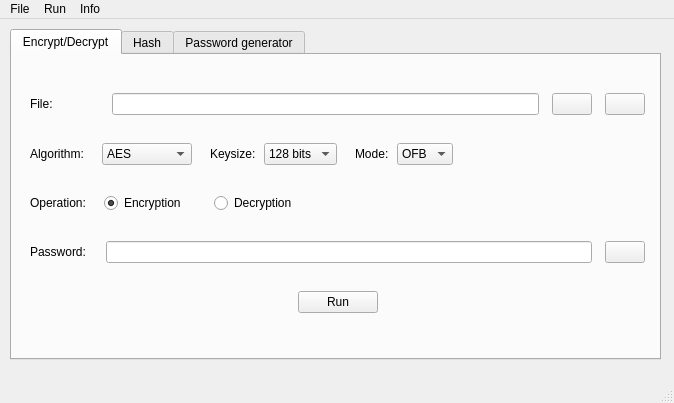
<?xml version="1.0" encoding="UTF-8"?>
<ui version="4.0">
 <class>MainWindow</class>
 <widget class="QMainWindow" name="MainWindow">
  <property name="geometry">
   <rect>
    <x>0</x>
    <y>0</y>
    <width>674</width>
    <height>403</height>
   </rect>
  </property>
  <property name="minimumSize">
   <size>
    <width>572</width>
    <height>310</height>
   </size>
  </property>
  <property name="windowTitle">
   <string>MainWindow</string>
  </property>
  <widget class="QWidget" name="centralwidget">
   <widget class="QTabWidget" name="tabWidget">
    <property name="geometry">
     <rect>
      <x>10</x>
      <y>10</y>
      <width>651</width>
      <height>331</height>
     </rect>
    </property>
    <property name="currentIndex">
     <number>0</number>
    </property>
    <widget class="QWidget" name="tab">
     <attribute name="title">
      <string>Encrypt/Decrypt</string>
     </attribute>
     <widget class="QWidget" name="layoutWidget">
      <property name="geometry">
       <rect>
        <x>10</x>
        <y>10</y>
        <width>631</width>
        <height>281</height>
       </rect>
      </property>
      <layout class="QVBoxLayout" name="verticalLayout">
       <property name="spacing">
        <number>8</number>
       </property>
       <property name="leftMargin">
        <number>8</number>
       </property>
       <property name="topMargin">
        <number>8</number>
       </property>
       <property name="rightMargin">
        <number>8</number>
       </property>
       <property name="bottomMargin">
        <number>8</number>
       </property>
       <item>
        <layout class="QHBoxLayout" name="horizontalLayout">
         <property name="leftMargin">
          <number>0</number>
         </property>
         <item>
          <widget class="QLabel" name="label">
           <property name="text">
            <string>File:</string>
           </property>
          </widget>
         </item>
         <item>
          <spacer name="horizontalSpacer_6">
           <property name="orientation">
            <enum>Qt::Horizontal</enum>
           </property>
           <property name="sizeType">
            <enum>QSizePolicy::Fixed</enum>
           </property>
           <property name="sizeHint" stdset="0">
            <size>
             <width>51</width>
             <height>20</height>
            </size>
           </property>
          </spacer>
         </item>
         <item>
          <widget class="QLineEdit" name="filenameField">
           <property name="toolTip">
            <string>File to be encrypted/decrypted</string>
           </property>
           <property name="readOnly">
            <bool>true</bool>
           </property>
          </widget>
         </item>
         <item>
          <spacer name="horizontalSpacer_7">
           <property name="orientation">
            <enum>Qt::Horizontal</enum>
           </property>
           <property name="sizeType">
            <enum>QSizePolicy::Fixed</enum>
           </property>
           <property name="sizeHint" stdset="0">
            <size>
             <width>5</width>
             <height>20</height>
            </size>
           </property>
          </spacer>
         </item>
         <item>
          <widget class="QPushButton" name="btnClearFile">
           <property name="toolTip">
            <string>Clear the filename</string>
           </property>
           <property name="text">
            <string/>
           </property>
           <property name="icon">
            <iconset>
             <normaloff>assets/icons/edit-clear.png</normaloff>assets/icons/edit-clear.png</iconset>
           </property>
          </widget>
         </item>
         <item>
          <spacer name="horizontalSpacer_9">
           <property name="orientation">
            <enum>Qt::Horizontal</enum>
           </property>
           <property name="sizeType">
            <enum>QSizePolicy::Fixed</enum>
           </property>
           <property name="sizeHint" stdset="0">
            <size>
             <width>5</width>
             <height>20</height>
            </size>
           </property>
          </spacer>
         </item>
         <item>
          <widget class="QPushButton" name="btnChooseFile">
           <property name="toolTip">
            <string>Choose the file to encrypt/decrypt</string>
           </property>
           <property name="text">
            <string/>
           </property>
           <property name="icon">
            <iconset>
             <normaloff>assets/icons/folder-open.png</normaloff>assets/icons/folder-open.png</iconset>
           </property>
          </widget>
         </item>
        </layout>
       </item>
       <item>
        <layout class="QHBoxLayout" name="horizontalLayout_2">
         <item>
          <widget class="QLabel" name="label_3">
           <property name="text">
            <string>Algorithm:</string>
           </property>
          </widget>
         </item>
         <item>
          <spacer name="horizontalSpacer_4">
           <property name="orientation">
            <enum>Qt::Horizontal</enum>
           </property>
           <property name="sizeType">
            <enum>QSizePolicy::Fixed</enum>
           </property>
           <property name="sizeHint" stdset="0">
            <size>
             <width>10</width>
             <height>20</height>
            </size>
           </property>
          </spacer>
         </item>
         <item>
          <widget class="QComboBox" name="cmbAlgorithm">
           <property name="sizePolicy">
            <sizepolicy hsizetype="Minimum" vsizetype="Fixed">
             <horstretch>0</horstretch>
             <verstretch>0</verstretch>
            </sizepolicy>
           </property>
           <property name="toolTip">
            <string>Select an algorithm</string>
           </property>
           <item>
            <property name="text">
             <string>AES</string>
            </property>
           </item>
           <item>
            <property name="text">
             <string>CAST5</string>
            </property>
           </item>
           <item>
            <property name="text">
             <string>Camellia</string>
            </property>
           </item>
           <item>
            <property name="text">
             <string>ChaCha20</string>
            </property>
           </item>
           <item>
            <property name="text">
             <string>Speck</string>
            </property>
           </item>
          </widget>
         </item>
         <item>
          <spacer name="horizontalSpacer_16">
           <property name="orientation">
            <enum>Qt::Horizontal</enum>
           </property>
           <property name="sizeType">
            <enum>QSizePolicy::Fixed</enum>
           </property>
           <property name="sizeHint" stdset="0">
            <size>
             <width>10</width>
             <height>20</height>
            </size>
           </property>
          </spacer>
         </item>
         <item>
          <widget class="QLabel" name="label_4">
           <property name="text">
            <string>Keysize:</string>
           </property>
          </widget>
         </item>
         <item>
          <widget class="QComboBox" name="cmbKeysize">
           <property name="sizePolicy">
            <sizepolicy hsizetype="Minimum" vsizetype="Fixed">
             <horstretch>0</horstretch>
             <verstretch>0</verstretch>
            </sizepolicy>
           </property>
           <property name="toolTip">
            <string>Select keysize</string>
           </property>
           <item>
            <property name="text">
             <string>128 bits</string>
            </property>
           </item>
           <item>
            <property name="text">
             <string>192 bits</string>
            </property>
           </item>
           <item>
            <property name="text">
             <string>256 bits</string>
            </property>
           </item>
          </widget>
         </item>
         <item>
          <spacer name="horizontalSpacer_19">
           <property name="orientation">
            <enum>Qt::Horizontal</enum>
           </property>
           <property name="sizeType">
            <enum>QSizePolicy::Fixed</enum>
           </property>
           <property name="sizeHint" stdset="0">
            <size>
             <width>10</width>
             <height>20</height>
            </size>
           </property>
          </spacer>
         </item>
         <item>
          <widget class="QLabel" name="label_6">
           <property name="text">
            <string>Mode:</string>
           </property>
          </widget>
         </item>
         <item>
          <widget class="QComboBox" name="cmbMode">
           <property name="sizePolicy">
            <sizepolicy hsizetype="Minimum" vsizetype="Fixed">
             <horstretch>0</horstretch>
             <verstretch>0</verstretch>
            </sizepolicy>
           </property>
           <property name="toolTip">
            <string>Select mode of operation</string>
           </property>
           <item>
            <property name="text">
             <string>OFB</string>
            </property>
           </item>
           <item>
            <property name="text">
             <string>CBC</string>
            </property>
           </item>
          </widget>
         </item>
         <item>
          <spacer name="horizontalSpacer_15">
           <property name="orientation">
            <enum>Qt::Horizontal</enum>
           </property>
           <property name="sizeType">
            <enum>QSizePolicy::Expanding</enum>
           </property>
           <property name="sizeHint" stdset="0">
            <size>
             <width>20</width>
             <height>20</height>
            </size>
           </property>
          </spacer>
         </item>
        </layout>
       </item>
       <item>
        <layout class="QHBoxLayout" name="horizontalLayout_11">
         <item>
          <widget class="QLabel" name="label_7">
           <property name="text">
            <string>Operation:</string>
           </property>
          </widget>
         </item>
         <item>
          <spacer name="horizontalSpacer_22">
           <property name="orientation">
            <enum>Qt::Horizontal</enum>
           </property>
           <property name="sizeType">
            <enum>QSizePolicy::Fixed</enum>
           </property>
           <property name="sizeHint" stdset="0">
            <size>
             <width>10</width>
             <height>20</height>
            </size>
           </property>
          </spacer>
         </item>
         <item>
          <widget class="QRadioButton" name="rdbEncrypt">
           <property name="text">
            <string>Encryption</string>
           </property>
           <property name="checked">
            <bool>true</bool>
           </property>
          </widget>
         </item>
         <item>
          <spacer name="horizontalSpacer_10">
           <property name="orientation">
            <enum>Qt::Horizontal</enum>
           </property>
           <property name="sizeType">
            <enum>QSizePolicy::Fixed</enum>
           </property>
           <property name="sizeHint" stdset="0">
            <size>
             <width>20</width>
             <height>20</height>
            </size>
           </property>
          </spacer>
         </item>
         <item>
          <widget class="QRadioButton" name="rdbDecrypt">
           <property name="text">
            <string>Decryption</string>
           </property>
          </widget>
         </item>
         <item>
          <spacer name="horizontalSpacer">
           <property name="orientation">
            <enum>Qt::Horizontal</enum>
           </property>
           <property name="sizeHint" stdset="0">
            <size>
             <width>40</width>
             <height>20</height>
            </size>
           </property>
          </spacer>
         </item>
        </layout>
       </item>
       <item>
        <layout class="QHBoxLayout" name="horizontalLayout_5">
         <item>
          <widget class="QLabel" name="label_2">
           <property name="text">
            <string>Password:</string>
           </property>
          </widget>
         </item>
         <item>
          <spacer name="horizontalSpacer_5">
           <property name="orientation">
            <enum>Qt::Horizontal</enum>
           </property>
           <property name="sizeType">
            <enum>QSizePolicy::Fixed</enum>
           </property>
           <property name="sizeHint" stdset="0">
            <size>
             <width>12</width>
             <height>20</height>
            </size>
           </property>
          </spacer>
         </item>
         <item>
          <widget class="QLineEdit" name="passwordField">
           <property name="toolTip">
            <string>Enter a password</string>
           </property>
           <property name="statusTip">
            <string>AES cipher with 128/256 (16/32 chars) password</string>
           </property>
           <property name="echoMode">
            <enum>QLineEdit::PasswordEchoOnEdit</enum>
           </property>
          </widget>
         </item>
         <item>
          <spacer name="horizontalSpacer_8">
           <property name="orientation">
            <enum>Qt::Horizontal</enum>
           </property>
           <property name="sizeType">
            <enum>QSizePolicy::Fixed</enum>
           </property>
           <property name="sizeHint" stdset="0">
            <size>
             <width>5</width>
             <height>20</height>
            </size>
           </property>
          </spacer>
         </item>
         <item>
          <widget class="QPushButton" name="btnClearPassword">
           <property name="toolTip">
            <string>Clear the password field</string>
           </property>
           <property name="text">
            <string/>
           </property>
           <property name="icon">
            <iconset>
             <normaloff>assets/icons/edit-clear.png</normaloff>assets/icons/edit-clear.png</iconset>
           </property>
          </widget>
         </item>
        </layout>
       </item>
       <item>
        <layout class="QHBoxLayout" name="horizontalLayout_3">
         <item>
          <spacer name="horizontalSpacer_2">
           <property name="orientation">
            <enum>Qt::Horizontal</enum>
           </property>
           <property name="sizeHint" stdset="0">
            <size>
             <width>40</width>
             <height>20</height>
            </size>
           </property>
          </spacer>
         </item>
         <item>
          <widget class="QPushButton" name="btnRun">
           <property name="text">
            <string>Run</string>
           </property>
          </widget>
         </item>
         <item>
          <spacer name="horizontalSpacer_3">
           <property name="orientation">
            <enum>Qt::Horizontal</enum>
           </property>
           <property name="sizeHint" stdset="0">
            <size>
             <width>40</width>
             <height>20</height>
            </size>
           </property>
          </spacer>
         </item>
        </layout>
       </item>
      </layout>
     </widget>
    </widget>
    <widget class="QWidget" name="tab_2">
     <attribute name="title">
      <string>Hash</string>
     </attribute>
     <widget class="QWidget" name="layoutWidget_2">
      <property name="geometry">
       <rect>
        <x>10</x>
        <y>10</y>
        <width>631</width>
        <height>281</height>
       </rect>
      </property>
      <layout class="QVBoxLayout" name="verticalLayout_2">
       <property name="spacing">
        <number>8</number>
       </property>
       <property name="leftMargin">
        <number>8</number>
       </property>
       <property name="topMargin">
        <number>8</number>
       </property>
       <property name="rightMargin">
        <number>8</number>
       </property>
       <property name="bottomMargin">
        <number>8</number>
       </property>
       <item>
        <layout class="QHBoxLayout" name="horizontalLayout_6">
         <item>
          <widget class="QLabel" name="label_5">
           <property name="text">
            <string>Algorithm:</string>
           </property>
          </widget>
         </item>
         <item>
          <spacer name="horizontalSpacer_13">
           <property name="orientation">
            <enum>Qt::Horizontal</enum>
           </property>
           <property name="sizeType">
            <enum>QSizePolicy::Fixed</enum>
           </property>
           <property name="sizeHint" stdset="0">
            <size>
             <width>6</width>
             <height>20</height>
            </size>
           </property>
          </spacer>
         </item>
         <item>
          <widget class="QComboBox" name="cmbHashAlgorithm">
           <property name="toolTip">
            <string>Choose an Hash algorithm</string>
           </property>
           <item>
            <property name="text">
             <string>BLAKE2</string>
            </property>
           </item>
           <item>
            <property name="text">
             <string>MD5</string>
            </property>
           </item>
           <item>
            <property name="text">
             <string>SHA256</string>
            </property>
           </item>
           <item>
            <property name="text">
             <string>SHA384</string>
            </property>
           </item>
           <item>
            <property name="text">
             <string>SHA512</string>
            </property>
           </item>
          </widget>
         </item>
         <item>
          <spacer name="horizontalSpacer_14">
           <property name="orientation">
            <enum>Qt::Horizontal</enum>
           </property>
           <property name="sizeHint" stdset="0">
            <size>
             <width>40</width>
             <height>20</height>
            </size>
           </property>
          </spacer>
         </item>
        </layout>
       </item>
       <item>
        <layout class="QHBoxLayout" name="horizontalLayout_4">
         <property name="leftMargin">
          <number>0</number>
         </property>
         <property name="topMargin">
          <number>4</number>
         </property>
         <property name="bottomMargin">
          <number>4</number>
         </property>
         <item>
          <widget class="QRadioButton" name="rdbFileHash">
           <property name="toolTip">
            <string>Work with a file</string>
           </property>
           <property name="text">
            <string>File </string>
           </property>
           <property name="checked">
            <bool>true</bool>
           </property>
          </widget>
         </item>
         <item>
          <spacer name="horizontalSpacer_20">
           <property name="orientation">
            <enum>Qt::Horizontal</enum>
           </property>
           <property name="sizeType">
            <enum>QSizePolicy::Fixed</enum>
           </property>
           <property name="sizeHint" stdset="0">
            <size>
             <width>22</width>
             <height>20</height>
            </size>
           </property>
          </spacer>
         </item>
         <item>
          <widget class="QLineEdit" name="txtHashFile">
           <property name="toolTip">
            <string>File for which to calculate the hash</string>
           </property>
           <property name="readOnly">
            <bool>true</bool>
           </property>
          </widget>
         </item>
         <item>
          <spacer name="horizontalSpacer_11">
           <property name="orientation">
            <enum>Qt::Horizontal</enum>
           </property>
           <property name="sizeType">
            <enum>QSizePolicy::Fixed</enum>
           </property>
           <property name="sizeHint" stdset="0">
            <size>
             <width>5</width>
             <height>20</height>
            </size>
           </property>
          </spacer>
         </item>
         <item>
          <widget class="QPushButton" name="btnClearHashFile">
           <property name="toolTip">
            <string>Clear filename field</string>
           </property>
           <property name="text">
            <string/>
           </property>
           <property name="icon">
            <iconset>
             <normaloff>assets/icons/edit-clear.png</normaloff>assets/icons/edit-clear.png</iconset>
           </property>
          </widget>
         </item>
         <item>
          <spacer name="horizontalSpacer_12">
           <property name="orientation">
            <enum>Qt::Horizontal</enum>
           </property>
           <property name="sizeType">
            <enum>QSizePolicy::Fixed</enum>
           </property>
           <property name="sizeHint" stdset="0">
            <size>
             <width>5</width>
             <height>20</height>
            </size>
           </property>
          </spacer>
         </item>
         <item>
          <widget class="QPushButton" name="btnChooseHash">
           <property name="toolTip">
            <string>Choose file</string>
           </property>
           <property name="text">
            <string/>
           </property>
           <property name="icon">
            <iconset>
             <normaloff>assets/icons/folder-open.png</normaloff>assets/icons/folder-open.png</iconset>
           </property>
          </widget>
         </item>
        </layout>
       </item>
       <item>
        <layout class="QHBoxLayout" name="horizontalLayout_9">
         <property name="leftMargin">
          <number>0</number>
         </property>
         <item>
          <widget class="QRadioButton" name="rdbText">
           <property name="toolTip">
            <string>Manually insert a text</string>
           </property>
           <property name="text">
            <string>Text</string>
           </property>
          </widget>
         </item>
         <item>
          <spacer name="horizontalSpacer_23">
           <property name="orientation">
            <enum>Qt::Horizontal</enum>
           </property>
           <property name="sizeType">
            <enum>QSizePolicy::Fixed</enum>
           </property>
           <property name="sizeHint" stdset="0">
            <size>
             <width>20</width>
             <height>20</height>
            </size>
           </property>
          </spacer>
         </item>
         <item>
          <widget class="QTextEdit" name="txtHashField">
           <property name="enabled">
            <bool>false</bool>
           </property>
           <property name="toolTip">
            <string>Insert a text for which to computer the has</string>
           </property>
          </widget>
         </item>
         <item>
          <spacer name="horizontalSpacer_21">
           <property name="orientation">
            <enum>Qt::Horizontal</enum>
           </property>
           <property name="sizeType">
            <enum>QSizePolicy::Fixed</enum>
           </property>
           <property name="sizeHint" stdset="0">
            <size>
             <width>5</width>
             <height>20</height>
            </size>
           </property>
          </spacer>
         </item>
         <item>
          <widget class="QPushButton" name="btnClearHashField">
           <property name="enabled">
            <bool>false</bool>
           </property>
           <property name="toolTip">
            <string>Clear the text field</string>
           </property>
           <property name="text">
            <string/>
           </property>
           <property name="icon">
            <iconset>
             <normaloff>assets/icons/edit-clear.png</normaloff>assets/icons/edit-clear.png</iconset>
           </property>
          </widget>
         </item>
        </layout>
       </item>
       <item>
        <layout class="QHBoxLayout" name="horizontalLayout_8">
         <item>
          <spacer name="horizontalSpacer_17">
           <property name="orientation">
            <enum>Qt::Horizontal</enum>
           </property>
           <property name="sizeHint" stdset="0">
            <size>
             <width>40</width>
             <height>20</height>
            </size>
           </property>
          </spacer>
         </item>
         <item>
          <widget class="QPushButton" name="btnHashRun">
           <property name="toolTip">
            <string>Compute the hash</string>
           </property>
           <property name="text">
            <string>Run</string>
           </property>
          </widget>
         </item>
         <item>
          <spacer name="horizontalSpacer_18">
           <property name="orientation">
            <enum>Qt::Horizontal</enum>
           </property>
           <property name="sizeHint" stdset="0">
            <size>
             <width>40</width>
             <height>20</height>
            </size>
           </property>
          </spacer>
         </item>
        </layout>
       </item>
       <item>
        <layout class="QHBoxLayout" name="horizontalLayout_10">
         <property name="leftMargin">
          <number>0</number>
         </property>
         <item>
          <widget class="QLabel" name="label_8">
           <property name="text">
            <string>Hash:</string>
           </property>
          </widget>
         </item>
         <item>
          <spacer name="horizontalSpacer_26">
           <property name="orientation">
            <enum>Qt::Horizontal</enum>
           </property>
           <property name="sizeType">
            <enum>QSizePolicy::Fixed</enum>
           </property>
           <property name="sizeHint" stdset="0">
            <size>
             <width>34</width>
             <height>20</height>
            </size>
           </property>
          </spacer>
         </item>
         <item>
          <widget class="QLineEdit" name="txtHash">
           <property name="toolTip">
            <string>Computed hash</string>
           </property>
           <property name="readOnly">
            <bool>true</bool>
           </property>
          </widget>
         </item>
         <item>
          <spacer name="horizontalSpacer_25">
           <property name="orientation">
            <enum>Qt::Horizontal</enum>
           </property>
           <property name="sizeType">
            <enum>QSizePolicy::Fixed</enum>
           </property>
           <property name="sizeHint" stdset="0">
            <size>
             <width>5</width>
             <height>20</height>
            </size>
           </property>
          </spacer>
         </item>
         <item>
          <widget class="QPushButton" name="btnCopyHash">
           <property name="toolTip">
            <string>Copy to clipboard</string>
           </property>
           <property name="text">
            <string/>
           </property>
           <property name="icon">
            <iconset>
             <normaloff>assets/icons/edit-copy.png</normaloff>assets/icons/edit-copy.png</iconset>
           </property>
          </widget>
         </item>
        </layout>
       </item>
      </layout>
     </widget>
    </widget>
    <widget class="QWidget" name="tab_3">
     <attribute name="title">
      <string>Password generator</string>
     </attribute>
     <widget class="QWidget" name="verticalLayoutWidget">
      <property name="geometry">
       <rect>
        <x>9</x>
        <y>9</y>
        <width>631</width>
        <height>281</height>
       </rect>
      </property>
      <layout class="QVBoxLayout" name="verticalLayout_3">
       <property name="leftMargin">
        <number>8</number>
       </property>
       <property name="topMargin">
        <number>8</number>
       </property>
       <property name="rightMargin">
        <number>8</number>
       </property>
       <property name="bottomMargin">
        <number>8</number>
       </property>
       <item>
        <layout class="QHBoxLayout" name="horizontalLayout_12">
         <property name="topMargin">
          <number>8</number>
         </property>
         <property name="bottomMargin">
          <number>8</number>
         </property>
         <item>
          <widget class="QLabel" name="lblPasswordSize">
           <property name="text">
            <string>Size: 16 chars (128 bits)</string>
           </property>
          </widget>
         </item>
         <item>
          <widget class="QSlider" name="sldPasswordSize">
           <property name="mouseTracking">
            <bool>false</bool>
           </property>
           <property name="tabletTracking">
            <bool>false</bool>
           </property>
           <property name="minimum">
            <number>8</number>
           </property>
           <property name="maximum">
            <number>32</number>
           </property>
           <property name="sliderPosition">
            <number>16</number>
           </property>
           <property name="orientation">
            <enum>Qt::Horizontal</enum>
           </property>
           <property name="tickPosition">
            <enum>QSlider::TicksBelow</enum>
           </property>
           <property name="tickInterval">
            <number>1</number>
           </property>
          </widget>
         </item>
        </layout>
       </item>
       <item>
        <layout class="QHBoxLayout" name="horizontalLayout_13">
         <property name="topMargin">
          <number>8</number>
         </property>
         <property name="bottomMargin">
          <number>8</number>
         </property>
         <item>
          <widget class="QCheckBox" name="ckbUppercase">
           <property name="text">
            <string>Uppercase chars</string>
           </property>
           <property name="checked">
            <bool>true</bool>
           </property>
          </widget>
         </item>
         <item>
          <widget class="QCheckBox" name="ckbLowercase">
           <property name="text">
            <string>Lowercase chars</string>
           </property>
           <property name="checked">
            <bool>true</bool>
           </property>
          </widget>
         </item>
         <item>
          <widget class="QCheckBox" name="ckbNumbers">
           <property name="text">
            <string>Numbers</string>
           </property>
          </widget>
         </item>
         <item>
          <widget class="QCheckBox" name="ckbMisc">
           <property name="text">
            <string>Misc. chars</string>
           </property>
          </widget>
         </item>
        </layout>
       </item>
       <item>
        <layout class="QHBoxLayout" name="horizontalLayout_14">
         <property name="topMargin">
          <number>8</number>
         </property>
         <property name="bottomMargin">
          <number>8</number>
         </property>
         <item>
          <spacer name="horizontalSpacer_24">
           <property name="orientation">
            <enum>Qt::Horizontal</enum>
           </property>
           <property name="sizeHint" stdset="0">
            <size>
             <width>40</width>
             <height>20</height>
            </size>
           </property>
          </spacer>
         </item>
         <item>
          <widget class="QPushButton" name="btnGeneratePassword">
           <property name="text">
            <string>Generate Password</string>
           </property>
          </widget>
         </item>
         <item>
          <spacer name="horizontalSpacer_27">
           <property name="orientation">
            <enum>Qt::Horizontal</enum>
           </property>
           <property name="sizeHint" stdset="0">
            <size>
             <width>40</width>
             <height>20</height>
            </size>
           </property>
          </spacer>
         </item>
        </layout>
       </item>
       <item>
        <layout class="QHBoxLayout" name="horizontalLayout_15">
         <property name="topMargin">
          <number>8</number>
         </property>
         <property name="bottomMargin">
          <number>8</number>
         </property>
         <item>
          <widget class="QLabel" name="lblGeneratedPassword">
           <property name="text">
            <string>Password:</string>
           </property>
          </widget>
         </item>
         <item>
          <widget class="QLineEdit" name="txtGeneratedPassword">
           <property name="readOnly">
            <bool>true</bool>
           </property>
          </widget>
         </item>
         <item>
          <spacer name="horizontalSpacer_30">
           <property name="orientation">
            <enum>Qt::Horizontal</enum>
           </property>
           <property name="sizeType">
            <enum>QSizePolicy::Fixed</enum>
           </property>
           <property name="sizeHint" stdset="0">
            <size>
             <width>5</width>
             <height>20</height>
            </size>
           </property>
          </spacer>
         </item>
         <item>
          <widget class="QPushButton" name="btnCopyPassword">
           <property name="toolTip">
            <string>Copy to clipboard</string>
           </property>
           <property name="text">
            <string/>
           </property>
           <property name="icon">
            <iconset>
             <normaloff>assets/icons/edit-copy.png</normaloff>assets/icons/edit-copy.png</iconset>
           </property>
          </widget>
         </item>
        </layout>
       </item>
       <item>
        <layout class="QHBoxLayout" name="horizontalLayout_16">
         <property name="topMargin">
          <number>8</number>
         </property>
         <property name="bottomMargin">
          <number>8</number>
         </property>
         <item>
          <spacer name="horizontalSpacer_28">
           <property name="orientation">
            <enum>Qt::Horizontal</enum>
           </property>
           <property name="sizeHint" stdset="0">
            <size>
             <width>40</width>
             <height>20</height>
            </size>
           </property>
          </spacer>
         </item>
         <item>
          <widget class="QLabel" name="lblSecurityLevel">
           <property name="text">
            <string>&lt;html&gt;&lt;head/&gt;&lt;body&gt;&lt;p&gt;&lt;span style=&quot; font-size:12pt; font-weight:700; color:#5b636b;&quot;&gt;Security: n.a.&lt;/span&gt;&lt;/p&gt;&lt;/body&gt;&lt;/html&gt;</string>
           </property>
          </widget>
         </item>
         <item>
          <spacer name="horizontalSpacer_29">
           <property name="orientation">
            <enum>Qt::Horizontal</enum>
           </property>
           <property name="sizeHint" stdset="0">
            <size>
             <width>40</width>
             <height>20</height>
            </size>
           </property>
          </spacer>
         </item>
        </layout>
       </item>
       <item>
        <spacer name="verticalSpacer">
         <property name="orientation">
          <enum>Qt::Vertical</enum>
         </property>
         <property name="sizeHint" stdset="0">
          <size>
           <width>20</width>
           <height>40</height>
          </size>
         </property>
        </spacer>
       </item>
      </layout>
     </widget>
    </widget>
   </widget>
  </widget>
  <widget class="QMenuBar" name="menubar">
   <property name="geometry">
    <rect>
     <x>0</x>
     <y>0</y>
     <width>674</width>
     <height>30</height>
    </rect>
   </property>
   <widget class="QMenu" name="menuFile">
    <property name="title">
     <string>File</string>
    </property>
    <addaction name="actionOpen"/>
    <addaction name="separator"/>
    <addaction name="actionQuit"/>
   </widget>
   <widget class="QMenu" name="menuRun">
    <property name="title">
     <string>Run</string>
    </property>
    <addaction name="actionRun"/>
   </widget>
   <widget class="QMenu" name="menuInfo">
    <property name="title">
     <string>Info</string>
    </property>
    <addaction name="actionAbout"/>
   </widget>
   <addaction name="menuFile"/>
   <addaction name="menuRun"/>
   <addaction name="menuInfo"/>
  </widget>
  <widget class="QStatusBar" name="statusbar"/>
  <action name="actionQuit">
   <property name="icon">
    <iconset>
     <normaloff>assets/icons/system-shutdown.png</normaloff>assets/icons/system-shutdown.png</iconset>
   </property>
   <property name="text">
    <string>Quit</string>
   </property>
  </action>
  <action name="actionRun">
   <property name="icon">
    <iconset>
     <normaloff>assets/icons/media-playback-start.png</normaloff>assets/icons/media-playback-start.png</iconset>
   </property>
   <property name="text">
    <string>Run</string>
   </property>
  </action>
  <action name="actionAbout">
   <property name="icon">
    <iconset>
     <normaloff>assets/icons/help-about.png</normaloff>assets/icons/help-about.png</iconset>
   </property>
   <property name="text">
    <string>About</string>
   </property>
  </action>
  <action name="actionOpen">
   <property name="icon">
    <iconset>
     <normaloff>assets/icons/folder-open.png</normaloff>assets/icons/folder-open.png</iconset>
   </property>
   <property name="text">
    <string>Open</string>
   </property>
  </action>
 </widget>
 <resources/>
 <connections/>
</ui>
